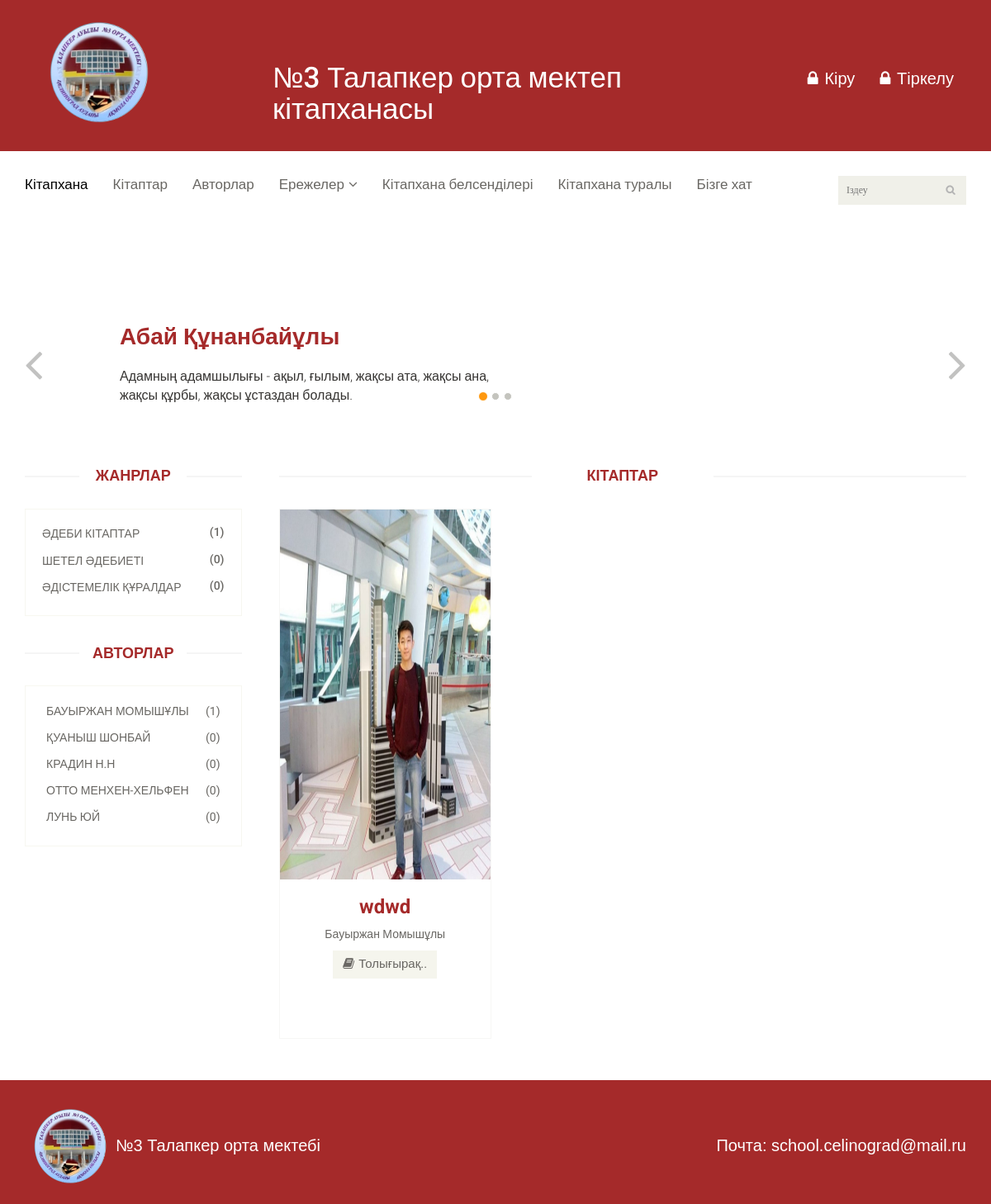
The page / on the database its author committed.
### books/models.py (models this page shows, shortened)
class Base(models.Model):
    name=models.CharField(max_length=255,verbose_name='Название')
    slug=models.SlugField(max_length=255,verbose_name='Слаг')
    def __str__(self):
        return self.name
    class Meta:
        abstract=True

class Genre(Base):
    def get_absolute_url(self):
        return reverse('home:genre_detail',args=[self.slug])
    class Meta:
        verbose_name='Жанр'
        verbose_name_plural='Жанр'

class Author(Base):
    def get_absolute_url(self):
        return reverse('home:author_detail',args=[self.slug])
    class Meta:
        verbose_name='Авторы'
        verbose_name_plural='Авторы'

class Books(Base):
    description=models.TextField(verbose_name='Описание')
    author=models.ForeignKey(Author,verbose_name="Автор",on_delete=models.PROTECT,related_name='author_book')
    genre=models.ForeignKey(Genre,verbose_name="Жанр",on_delete=models.PROTECT,related_name='genre_book')
    image=models.ImageField(upload_to='images/%Y/%m/%d',verbose_name='Картина')
    file=models.FileField(upload_to='file/%Y/%m/%d',verbose_name='Книга')
    size=models.CharField(verbose_name='Размер файла',max_length=255,blank=True)
    date=models.DateField(verbose_name='Дата',auto_now_add=True)
    def get_absolute_url(self):
        return reverse('home:book_detail',args=[self.slug])
    class Meta:
        verbose_name_plural='Книги'
        verbose_name='Книги'
        ordering=['date']

### home/views.py (the view)
# urls.py: path('',views.index,name='home'),
def index(request):
    query=request.GET.get('q')
    found=True
    if query:
        query=query.title()
        books=Books.objects.filter(Q(name__icontains=query)|Q(author__name__icontains=query)|Q(genre__name__icontains=query))[:12]
    else:
        books=Books.objects.all()[:12]
    images=Images.objects.all()
    genres=Genre.objects.all()[:10]
    authors=Author.objects.all()[:10]
    return render(request,'books/index.html',locals())

### templates/books/index.html (shortened to what this page needs)
{% extends 'base.html' %}
{% load static %}
{% block content %}
<header id="header">
		<div class="header-middle">
			<div class="container">
				<div class="row">
					<div class="col-sm-3">
						<div class="logo ">
							<a href="{% url 'home:home' %}"><img src="{% static 'images/home/logo.png' %}" alt="" width="150"/></a>
					</div>
					</div>
                    <div class="col-sm-5">
						<div class="logo pull-left">
					<h1 style="color: white!important">№3 Талапкер орта мектеп кітапханасы</h1>
                        </div>
					</div>
					<div class="col-sm-4">
						<div class="shop-menu pull-right">
							<ul class="nav navbar-nav lock">
						                  {% if request.user.is_authenticated %}
			<li><a href="{% url 'registration:logout' %}"><i class="fa fa-lock"></i> Шығу</a></li>
                            {% else %}
								<li><a style="color: white!important; font-size: 15px;" href="{% url 'registration:login' %}"><i class="fa fa-lock"></i> Кіру</a></li>
								<li><a style="color: white!important" href="{% url 'registration:register' %}"><i class="fa fa-lock"></i> Тіркелу</a></li>
							{% endif %}
							</ul>
						</div>
					</div>
				</div>
			</div>
		</div>
		<div class="header-bottom">
			<div class="container">
				<div class="row">
					<div class="col-sm-11">
						<div class="mainmenu pull-left">
							<ul class="nav navbar-nav collapse navbar-collapse">
								<li><a href="{% url 'home:home' %}" class="active">Кітапхана</a></li>
								<li><a href="{% url 'home:book_list' %}">Кітаптар</a></li>
								<li><a href="{% url 'home:author_list' %}">Авторлар</a></li>
                                <li class="dropdown"><a href="#">Ережелер<i class="fa fa-angle-down"></i></a>
                                </li>
	                			<li><a href="{% url 'home:library_best' %}">Кітапхана белсенділері</a></li>
                                <li><a href="{% url 'home:about_us' %}">Кітапхана туралы</a></li>
								<li><a href="{% url 'home:contact_us' %}">Бізге хат</a></li>
							</ul>
						</div>
					</div>
                	<div class="col-sm-1">
						<div class="search_box pull-right">
                            <form action="{% url 'home:founded' %}" method="get">
                            							<input type="text" class="text" name="q" placeholder="Іздеу" />
                            </form>
							</div>
                    </div>
                </div>
            </div>
				</div>
	</header>
<section id="slider">
		<div class="container">
			<div class="row">
				<div class="col-sm-12">
					<div id="slider-carousel" class="carousel slide" data-ride="carousel">
						<ol class="carousel-indicators">
							<li data-target="#slider-carousel" data-slide-to="0" class="active"></li>
							<li data-target="#slider-carousel" data-slide-to="1"></li>
							<li data-target="#slider-carousel" data-slide-to="2"></li>
						</ol>
						<div class="carousel-inner">
							<div class="item active">
								<div class="col-sm-6">
									<h2>Абай Құнанбайұлы</h2>
									<p>Адамның адамшылығы - ақыл, ғылым, жақсы ата, жақсы ана, жақсы құрбы, жақсы ұстаздан болады. </p>
<br>
								</div>
								<div class="col-sm-6">
								</div>
							</div>
						</div>
						<a href="#slider-carousel" class="left control-carousel hidden-xs" data-slide="prev">
							<i class="fa fa-angle-left"></i>
						</a>
						<a href="#slider-carousel" class="right control-carousel hidden-xs" data-slide="next">
							<i class="fa fa-angle-right"></i>
						</a>
					</div>
				</div>
			</div>
		</div>
	</section>
	<section>
		<div class="container">
			<div class="row">
				<div class="col-sm-3">
					<div class="left-sidebar">
						<h2>Жанрлар</h2>
						<div class="panel-group category-products" id="accordian">
							{% for genre in genres %}
                            <div class="panel panel-default">
								<div class="panel-heading">
									<h4 class="panel-title"><a href="{{ genre.get_absolute_url }}"><span class="pull-right">({{ genre.genre_book.count }})</span>{{ genre.name }}</a></h4>
								</div>
							</div>
							{% endfor %}
						</div>
						<div class="brands_products">
							<h2>Авторлар</h2>
							<div class="brands-name">
								<ul class="nav nav-pills nav-stacked">
                                    {% for author in authors %}
									<li><a href="{{ author.get_absolute_url }}"> <span class="pull-right">({{ author.author_book.count }})</span>{{ author.name }}</a></li>
                                    {% endfor %}
									</ul>
							</div>
						</div>
					</div>
				</div>
				<div class="col-sm-9 padding-right">
					<div class="features_items">
						<h2 class="title text-center">Кітаптар</h2>
                        {% for book in books %}
                            						<div class="col-sm-4">
							<div class="product-image-wrapper">
								<div class="single-products">
										<div class="productinfo text-center">
											<img src="{{ book.image.url }}" alt="" />
											<h2>{{ book.name }}</h2>
											<p>{{ book.author }}</p>
											<a href="{{ book.get_absolute_url }}" class="btn btn-default add-to-cart"><i class="fa fa-book"></i>Толығырақ..</a>
										</div>
								</div>
							</div>
						</div>
                     {% empty %}
                    {% if query %}
                    <h2>Cіз іздеген кітап табылмады :"{{ query }}"</h2>
                        {% else %}
                        <h2>Кітаптар жок!</h2>
                    {% endif %}
                        {% endfor %}
					</div>
				</div>
			</div>
		</div>
	</section>
{% endblock %}

### rows shown on the page
Genre: genre_book.count "1", name "ӘДЕБИ КІТАПТАР"
Genre: genre_book.count "0", name "ШЕТЕЛ ӘДЕБИЕТІ"
Genre: genre_book.count "0", name "ӘДІСТЕМЕЛІК ҚҰРАЛДАР"
Author: author_book.count "1", name "БАУЫРЖАН МОМЫШҰЛЫ"
Author: author_book.count "0", name "ҚУАНЫШ ШОНБАЙ"
Author: author_book.count "0", name "КРАДИН Н.Н"
Author: author_book.count "0", name "ОТТО МЕНХЕН-ХЕЛЬФЕН"
Author: author_book.count "0", name "ЛУНЬ ЮЙ"
Books: image (picture), name "wdwd", author "Бауыржан Момышұлы"
